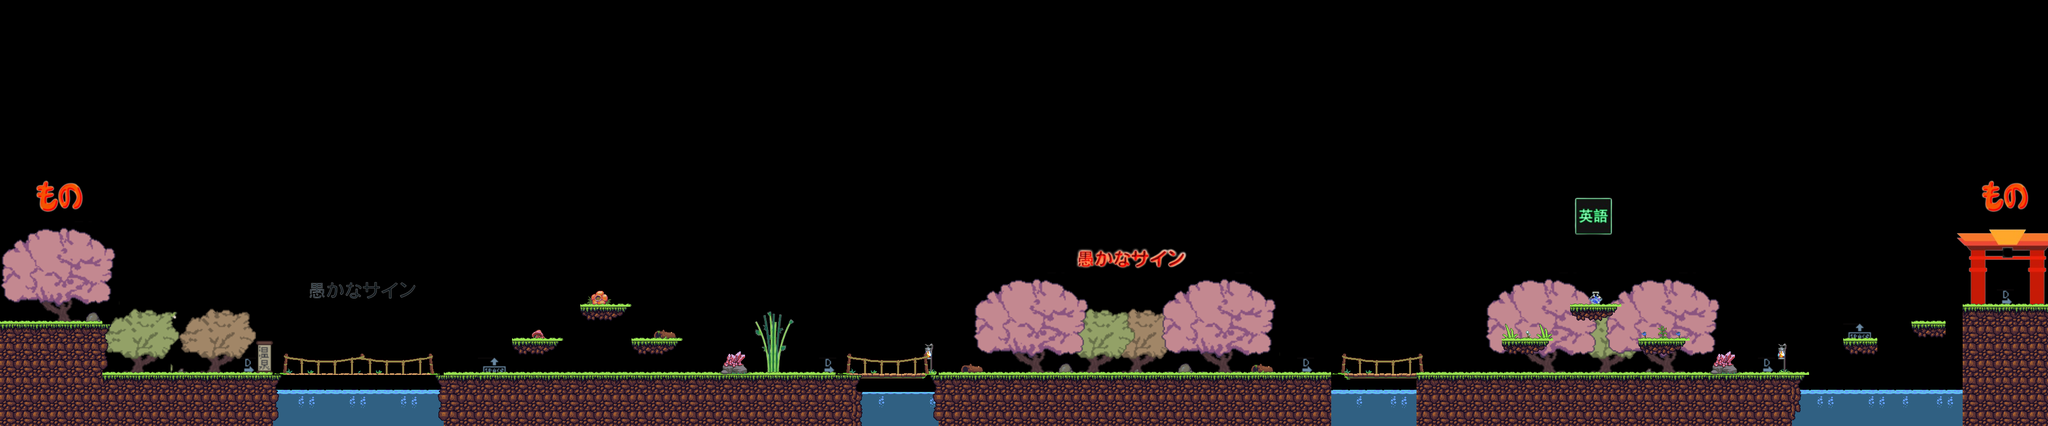

This is a level from a 2D game, rendered from its Tiled map with the project's own tilesets. A one-line summary and the map file follow, with tile-layer data summarised:
An orthogonal 120x25 tile map with 32x32 px tiles, 5 tile layers (tree2, tree, B1, B2, ...), 7 tilesets.

<map version="1.8" tiledversion="1.8.4" orientation="orthogonal" renderorder="right-down" width="120" height="25" tilewidth="32" tileheight="32" infinite="0" nextlayerid="6" nextobjectid="1">
 <tileset firstgid="1" name="gd32x32" tilewidth="32" tileheight="32" tilecount="210" columns="14">
  <image source="gd32x32.png" width="472" height="480" />
 </tileset>
 <tileset firstgid="211" name="Jungle_terrain" tilewidth="32" tileheight="32" tilecount="420" columns="28">
  <image source="Jungle_terrain.png" width="896" height="480" />
 </tileset>
 <tileset firstgid="631" name="objects" tilewidth="32" tileheight="32" tilecount="91" columns="13">
  <image source="objects.PNG" width="416" height="224" />
 </tileset>
 <tileset firstgid="722" name="sheet" tilewidth="32" tileheight="32" tilecount="32" columns="8">
  <image source="sheet.png" width="272" height="128" />
 </tileset>
 <tileset firstgid="754" name="japanset" tilewidth="32" tileheight="32" tilecount="672" columns="16">
  <image source="japanset.png" width="512" height="1344" />
 </tileset>
 <tileset firstgid="1426" name="japanset2" tilewidth="32" tileheight="32" tilecount="95" columns="19">
  <image source="japanset2.png" width="608" height="160" />
 </tileset>
 <tileset firstgid="1521" name="FeudalUrbanJapan0" tilewidth="32" tileheight="32" tilecount="625" columns="25">
  <image source="FeudalUrbanJapan0.png" width="811" height="811" />
 </tileset>
 <layer id="5" name="tree2" width="120" height="25">
  <data>[3000 cells, 72 non-empty, 51 distinct tile ids]</data>
 </layer>
 <layer id="4" name="tree" width="120" height="25">
  <data>[3000 cells, 129 non-empty, 84 distinct tile ids]</data>
 </layer>
 <layer id="2" name="B1" width="120" height="25">
  <data>[3000 cells, 255 non-empty, 150 distinct tile ids]</data>
 </layer>
 <layer id="3" name="B2" width="120" height="25">
  <data>[3000 cells, 237 non-empty, 31 distinct tile ids]</data>
 </layer>
 <layer id="1" name="Collision" width="120" height="25">
  <data>[3000 cells, 377 non-empty, 18 distinct tile ids]</data>
 </layer>
</map>
